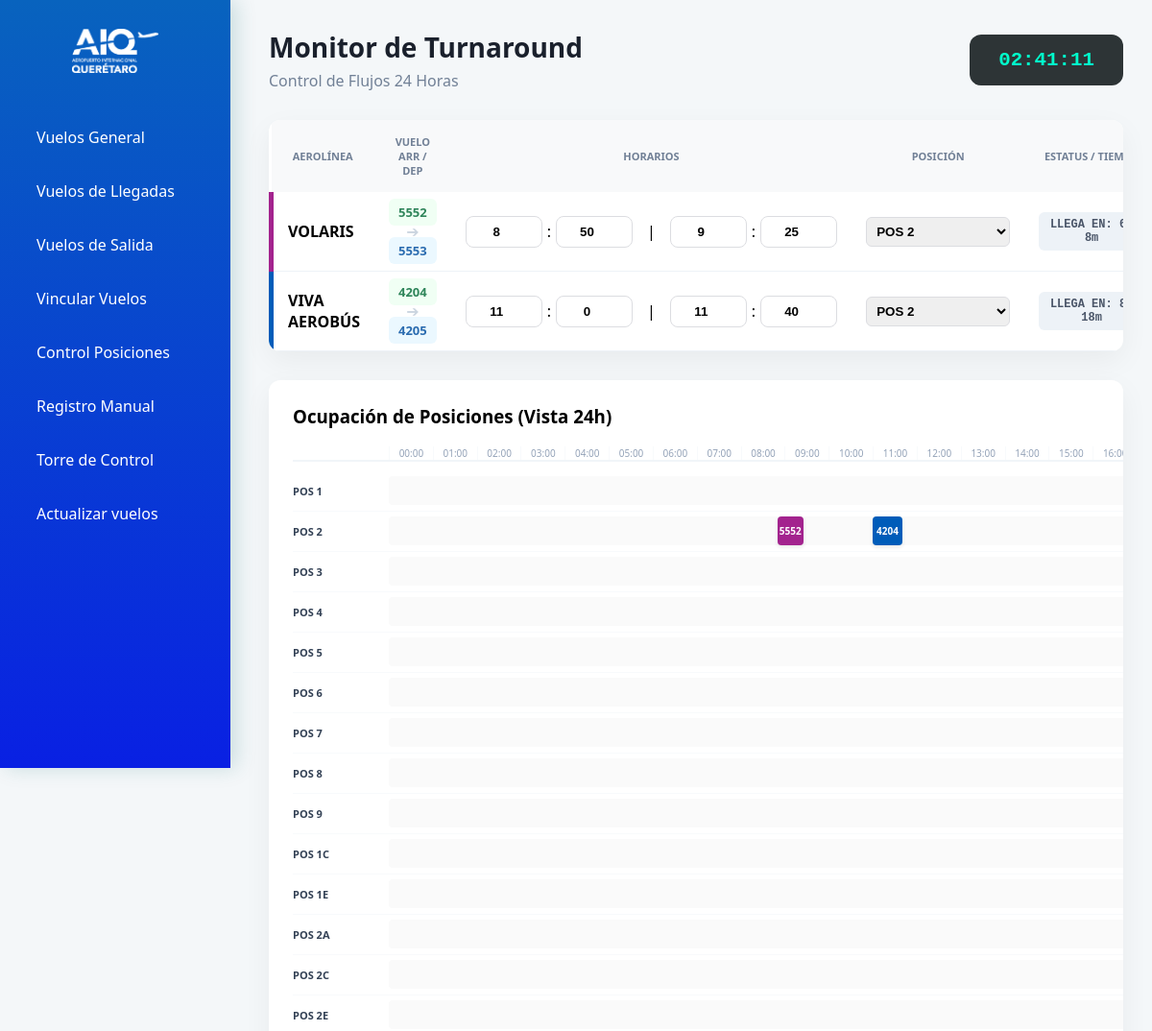
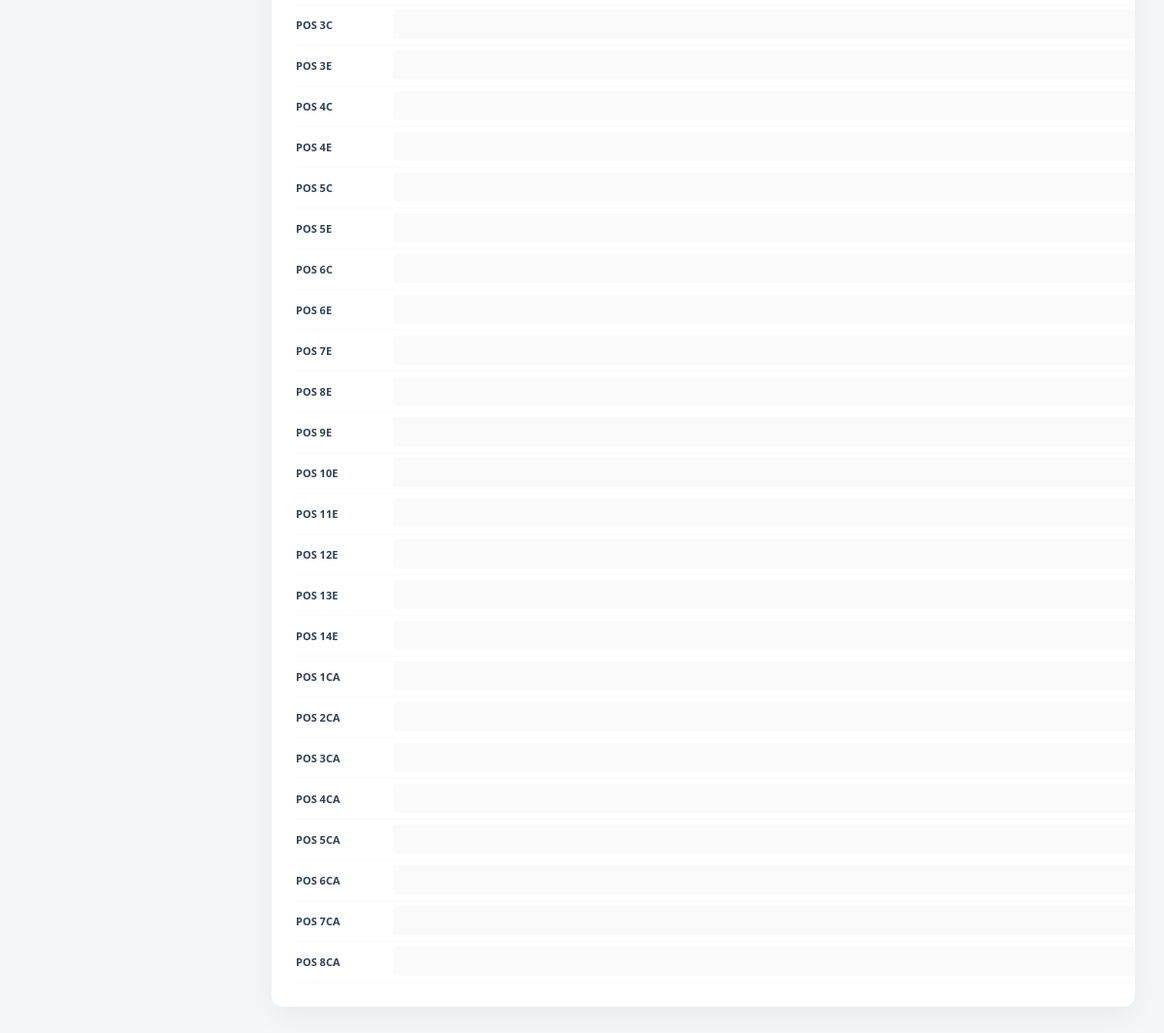
The app's page /vuelos_ligados.php with its own data (2 pictures, top to bottom).
### tables this page shows
CREATE TABLE `vuelos` (
  `id` int NOT NULL,
  `flight_number` varchar(10) DEFAULT NULL,
  `vuelo_salida` varchar(10) DEFAULT NULL,
  `airline_name` varchar(100) DEFAULT NULL,
  `hour` int DEFAULT NULL,
  `minute` int DEFAULT NULL,
  `date` date DEFAULT NULL,
  `date_int` int DEFAULT NULL,
  `destination` varchar(100) DEFAULT NULL,
  `origin` varchar(100) DEFAULT NULL,
  `flight_type` tinyint DEFAULT NULL,
  `status` varchar(50) DEFAULT NULL,
  `iata_airline` varchar(10) DEFAULT NULL,
  `gate_id` varchar(10) DEFAULT NULL,
  `baggage_carousel_number` varchar(10) DEFAULT NULL,
  `posicion_id` int DEFAULT NULL,
  `created_at` datetime DEFAULT NULL
);

CREATE TABLE `posiciones` (
  `id` int NOT NULL,
  `nombre` varchar(10) DEFAULT NULL,
  `tipo` enum('COMERCIAL','CARGA') DEFAULT NULL,
  `ocupada` tinyint(1) DEFAULT '0'
);

### vuelos_ligados.php (the view, shortened to what this page needs)
<?php
include "conexion.php";
include "sidebar.php";
$hoy = date("Y-m-d");
$safe_hoy = $conexion->real_escape_string($hoy);
$ligados_res = $conexion->query("
    SELECT
        v.id AS id_salida, v.flight_number AS f_salida, v.hour AS h_sal, v.minute AS m_sal, v.airline_name,
        v2.id AS id_llegada, v2.flight_number AS f_lleg, v2.hour AS h_lleg, v2.minute AS m_lleg,
        p.nombre AS pos_nombre, v.posicion_id
    FROM vuelos v
    INNER JOIN vuelos v2 ON v.vuelo_salida = v2.flight_number AND v2.date = v.date AND v2.flight_type = 1
    LEFT JOIN posiciones p ON p.id = v.posicion_id
    WHERE v.date = '$safe_hoy' AND v.flight_type = 0
    ORDER BY h_lleg ASC
");
$ligados = $ligados_res->fetch_all(MYSQLI_ASSOC);
$todas_posiciones = $conexion->query("SELECT * FROM posiciones ORDER BY LENGTH(nombre), nombre ASC")->fetch_all(MYSQLI_ASSOC);
function colorAerolinea($nombre) {
    $nombre = strtoupper($nombre);
    if (strpos($nombre, 'AERO') !== false) return '#005cb9';
    if (strpos($nombre, 'VOLA') !== false) return '#a3238e';
    return '#636e72';
}
?>
<div class="contenido">
    <div style="display:flex; justify-content: space-between; align-items: center; margin-bottom: 30px;">
        <div>
            <h2 style="color: #1a202c; margin: 0; font-size: 28px; font-weight: 800;">Monitor de Turnaround</h2>
            <p style="color: #718096; margin: 5px 0 0 0;">Control de Flujos 24 Horas</p>
        </div>
        <div id="reloj-actual" style="background: #2d3436; color: #00ffcc; padding: 15px 30px; border-radius: 12px; font-family: monospace; font-size: 1.6em; font-weight: bold;"></div>
    </div>
    <div class="tabla-contenedor">
        <table class="tabla-gestion">
            <thead>
                <tr>
                    <th>Aerolínea</th>
                    <th>Vuelo ARR / DEP</th>
                    <th>Horarios</th>
                    <th>Posición</th>
                    <th>Estatus / Tiempo</th>
                </tr>
            </thead>
            <tbody>
                <?php foreach($ligados as $l):
                    $color = colorAerolinea($l['airline_name']);
                    $h_lleg_iso = sprintf('%02d:%02d:00', $l['h_lleg'], $l['m_lleg']);
                    $h_sal_iso = sprintf('%02d:%02d:00', $l['h_sal'], $l['m_sal']);
                ?>
                <tr>
                    <form method="POST">
                        <td style="text-align:left; border-left: 5px solid <?= $color ?>; font-weight:bold;">
                            <?= htmlspecialchars($l['airline_name']) ?>
                        </td>
                        <td>
                            <span class="f-badge llegada"><?= $l['f_lleg'] ?></span>
                            <span style="color:#cbd5e0">➔</span>
                            <span class="f-badge salida"><?= $l['f_salida'] ?></span>
                        </td>
                        <td>
                            <div style="display:flex; align-items:center; justify-content:center; gap:5px;">
                                <input type="number" name="h_lleg" value="<?= $l['h_lleg'] ?>" class="inp-h" max="23" min="0">:
                                <input type="number" name="m_lleg" value="<?= $l['m_lleg'] ?>" class="inp-h" max="59" min="0">
                                <span style="margin: 0 10px">|</span>
                                <input type="number" name="h_sal" value="<?= $l['h_sal'] ?>" class="inp-h" max="23" min="0">:
                                <input type="number" name="m_sal" value="<?= $l['m_sal'] ?>" class="inp-h" max="59" min="0">
                            </div>
                        </td>
                        <td class="<?= (!$l['posicion_id']) ? 'alerta-js' : '' ?>" data-llegada="<?= $h_lleg_iso ?>">
                            <select name="posicion_id" style="padding: 6px; border-radius: 6px; font-weight: 600;">
                                <?php foreach($todas_posiciones as $p): ?>
                                    <option value="<?= $p['id'] ?>" <?= ($p['id'] == $l['posicion_id']) ? 'selected' : '' ?>><?= $p['nombre'] ?></option>
                                <?php endforeach; ?>
                            </select>
                        </td>
                        <td>
                            <div class="countdown espera" data-llegada="<?= $h_lleg_iso ?>" data-salida="<?= $h_sal_iso ?>">
                            </div>
                        </td>
                    </form>
                </tr>
                <?php endforeach; ?>
            </tbody>
        </table>
    </div>
    <div class="gantt-card">
        <h3 style="margin-top:0">Ocupación de Posiciones (Vista 24h)</h3>
        <div class="gantt-container">
            <div class="gantt-header">
                <?php for($i=0; $i<24; $i++): ?>
                    <div class="gantt-time-slot"><?= sprintf('%02d:00', $i) ?></div>
                <?php endfor; ?>
            </div>
            <?php foreach($todas_posiciones as $p): ?>
            <div class="gantt-row">
                <div class="gantt-label"><?= $p['nombre'] ?></div>
                <div class="gantt-timeline">
                    <?php foreach($ligados as $l): if($l['posicion_id'] == $p['id']):
                        $start_min = ($l['h_lleg'] * 60) + $l['m_lleg'];
                        $end_min = ($l['h_sal'] * 60) + $l['m_sal'];
                        $width_pct = (($end_min - $start_min) / 1440) * 100;
                        $left_pct = ($start_min / 1440) * 100;
                    ?>
                        <div class="gantt-bar"
                             style="left:<?= $left_pct ?>%; width:<?= $width_pct ?>%; background:<?= colorAerolinea($l['airline_name']) ?>;"
                             title="<?= $l['f_lleg'] ?> (<?= sprintf('%02d:%02d', $l['h_lleg'], $l['m_lleg']) ?> a <?= sprintf('%02d:%02d', $l['h_sal'], $l['m_sal']) ?>)">
                            <?= $l['f_lleg'] ?>
                        </div>
                    <?php endif; endforeach; ?>
                </div>
            </div>
            <?php endforeach; ?>
        </div>
    </div>
</div>

### css/estilos.css (style rules this page uses)
* { box-sizing: border-box; }
.contenido { margin-left: 240px; padding: 35px; min-height: 100vh; }
h2 { margin-bottom: 25px; color: #2c2c2c; }
input[type="number"], input[type="text"], select { padding: 8px 12px; border-radius: 8px; border: 1px solid #dcdde1; outline: none; transition: border 0.3s; }
input[type="number"] { width: 80px; text-align: center; }
select { width: 150px; }

### vuelos_ligados.php (style rules this page uses)
.contenido { padding: 30px; margin-left: var(--sidebar-width); min-height: 100vh; }
.tabla-contenedor { background: white; border-radius: 12px; overflow: hidden; box-shadow: 0 10px 30px rgba(0,0,0,0.05); margin-bottom: 30px; }
.tabla-gestion { width: 100%; border-collapse: collapse; }
.tabla-gestion th { padding: 15px; font-size: 11px; color: #718096; text-transform: uppercase; background: #f8f9fa; }
.tabla-gestion td { padding: 12px 15px; text-align: center; border-bottom: 1px solid #edf2f7; }
.f-badge { padding: 5px 10px; border-radius: 6px; font-weight: 700; font-size: 13px; }
.llegada { color: #2f855a; background: #f0fff4; }
.salida { color: #2b6cb0; background: #ebf8ff; }
.inp-h { border: 1px solid #e2e8f0; border-radius: 4px; padding: 4px; width: 45px; text-align: center; font-weight: bold; }
.countdown { font-family: monospace; font-weight: 700; padding: 6px 10px; border-radius: 6px; font-size: 12px; min-width: 110px; display: inline-block; }
.espera { background: #edf2f7; color: #4a5568; }
.gantt-card { background: white; padding: 25px; border-radius: 12px; box-shadow: 0 10px 30px rgba(0,0,0,0.05); overflow-x: auto; }
.gantt-container { min-width: 1200px; position: relative; }
.gantt-header { display: flex; margin-bottom: 10px; padding-left: 100px; border-bottom: 2px solid #f1f5f9; }
.gantt-time-slot { flex: 1; text-align: center; font-size: 10px; color: #94a3b8; border-left: 1px solid #f8fafc; min-width: 40px; }
.gantt-row { display: flex; align-items: center; height: 42px; border-bottom: 1px solid #f8fafc; }
.gantt-label { width: 100px; font-weight: 800; font-size: 11px; color: #334155; flex-shrink: 0; background: white; z-index: 2; }
.gantt-timeline { flex: 1; position: relative; background: #fafafa; height: 30px; border-radius: 4px; }
.gantt-bar { position: absolute; height: 100%; border-radius: 4px; color: white; font-size: 10px; font-weight: bold; display: flex; align-items: center; justify-content: center; box-shadow: 0 2px 4px rgba(0,0,0,0.1); overflow: hidden; white-space: nowrap; text-overflow: ellipsis; padding: 0 4px; }

### records on screen
vuelos: airline_name "VOLARIS", vuelos.flight_number "5552", flight_number "5553", h_lleg "8", m_lleg "50", h_sal "9", m_sal "25", posicion_id "POS 2", vuelos.flight_number "55…"
vuelos: airline_name "VIVA AEROBÚS", vuelos.flight_number "4204", flight_number "4205", h_lleg "11", m_lleg "0", h_sal "11", m_sal "40", posicion_id "POS 2"
posiciones: nombre "POS 1"
posiciones: nombre "POS 2"
posiciones: nombre "POS 3"
posiciones: nombre "POS 4"
posiciones: nombre "POS 5"
posiciones: nombre "POS 6"
posiciones: nombre "POS 7"
posiciones: nombre "POS 8"
posiciones: nombre "POS 9"
posiciones: nombre "POS 1C"
posiciones: nombre "POS 1E"
posiciones: nombre "POS 2A"
posiciones: nombre "POS 2C"
posiciones: nombre "POS 2E"
posiciones: nombre "POS 3C"
posiciones: nombre "POS 3E"
posiciones: nombre "POS 4C"
posiciones: nombre "POS 4E"
posiciones: nombre "POS 5C"
posiciones: nombre "POS 5E"
posiciones: nombre "POS 6C"
posiciones: nombre "POS 6E"
posiciones: nombre "POS 7E"
posiciones: nombre "POS 8E"
posiciones: nombre "POS 9E"
posiciones: nombre "POS 10E"
posiciones: nombre "POS 11E"
posiciones: nombre "POS 12E"
posiciones: nombre "POS 13E"
posiciones: nombre "POS 14E"
posiciones: nombre "POS 1CA"
posiciones: nombre "POS 2CA"
posiciones: nombre "POS 3CA"
posiciones: nombre "POS 4CA"
posiciones: nombre "POS 5CA"
posiciones: nombre "POS 6CA"
posiciones: nombre "POS 7CA"
posiciones: nombre "POS 8CA"
